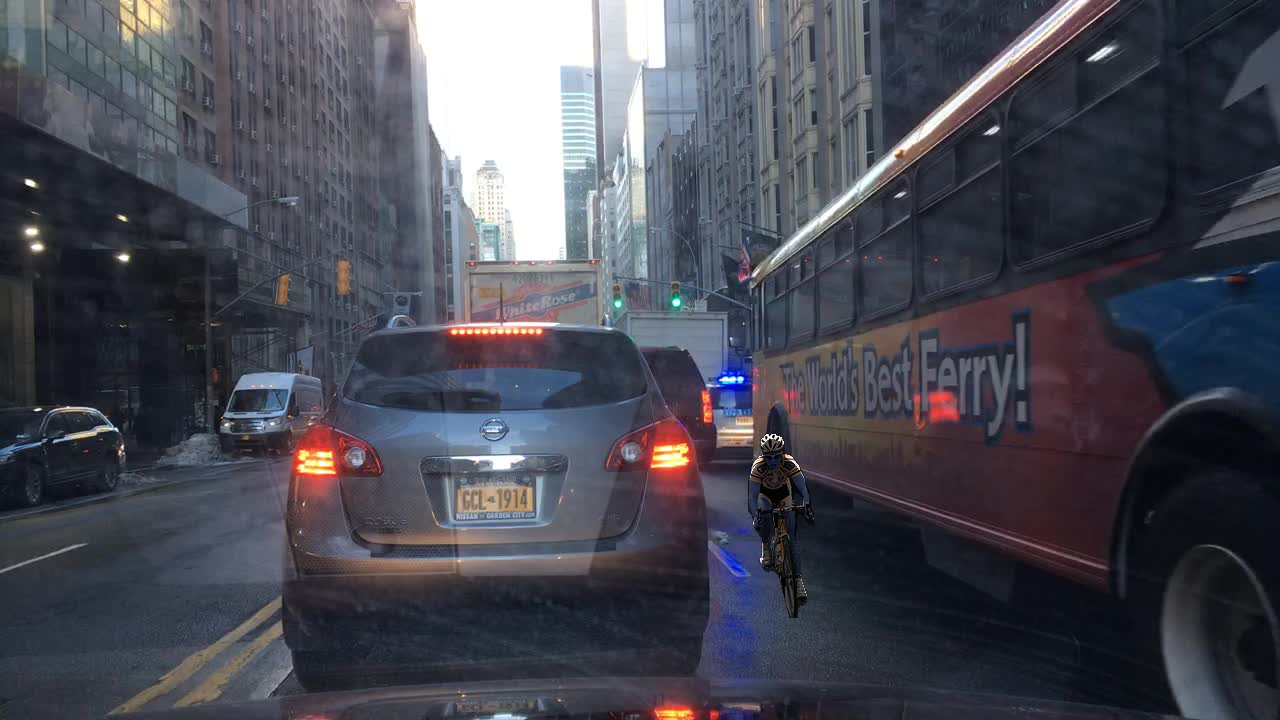
#> input picture road_augmentator/examples/blended/00091078-59817bb0_000000072984_bike_1336770_rider_1235124_blended.png, 1280 x 720 px
$ python -i placement_with_cv.py   (imports and definitions only)
#> lines starting #> are read from the running program, lines starting #| are printed output that depends on the picture
#> further down, picture is the input picture: shape (720, 1280, 3); mean B, G, R 84.1, 74.1, 73.1
import cv2
import numpy as np

def find_vanishing_point(img):
    gray = cv2.cvtColor(img, cv2.COLOR_BGR2GRAY)
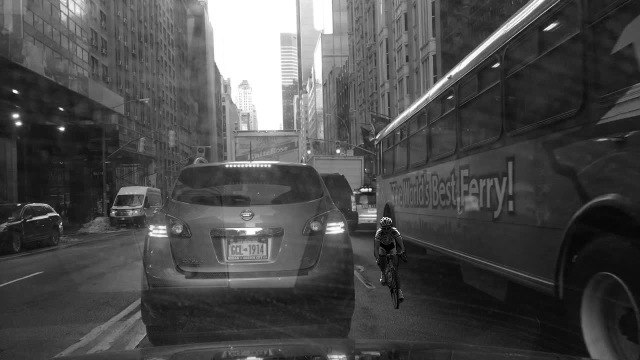
#> gray: shape (720, 1280) (shown at 1/2 size); min 0, max 255, mean 74.9
    edges = cv2.Canny(gray, 50, 150, apertureSize=3)
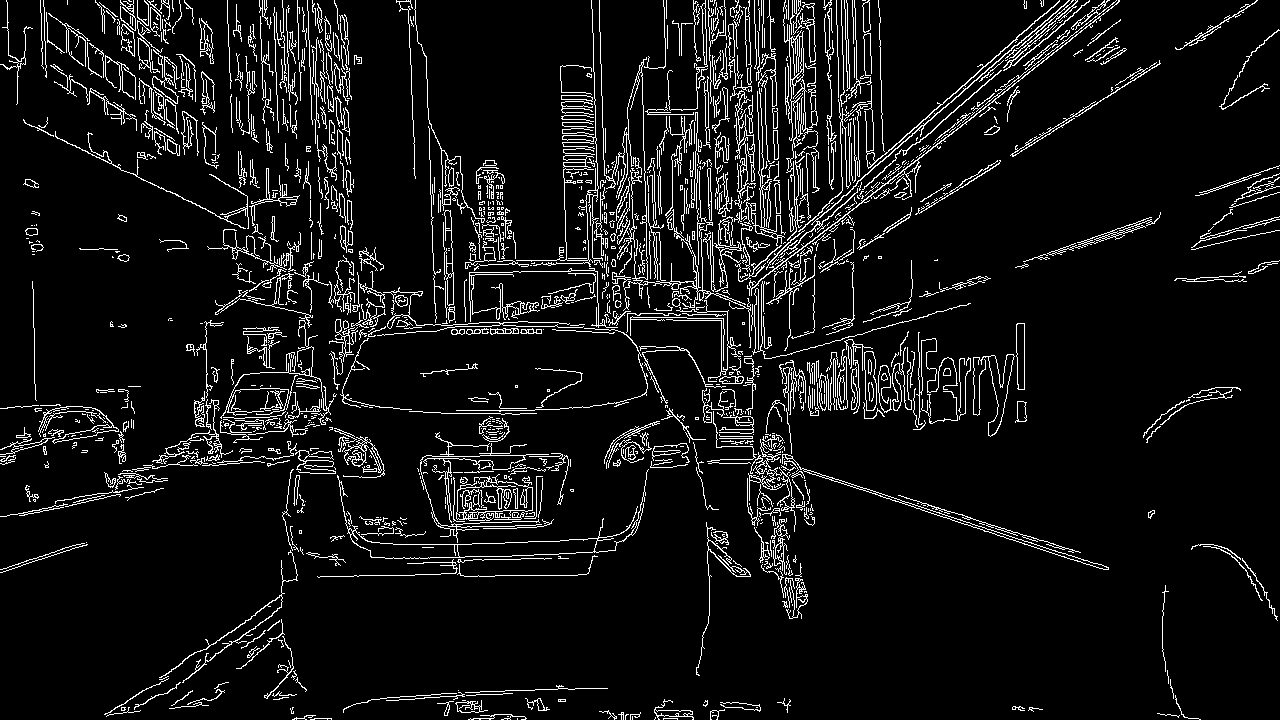
#> edges: shape (720, 1280); 7.5% white in thin lines or dots
    lines = cv2.HoughLinesP(edges, 1, np.pi/180, threshold=50, minLineLength=100, maxLineGap=10)
#> lines = 85 rows, first 6: [812, 241, 1119, 1], [1012, 156, 1160, 63], [822, 208, 1034, 23], [841, 197, 1038, 26], [769, 0, 774, 165], [749, 314, 870, 241]

    # Фильтруем линии, которые могут быть границами дороги
    road_lines = []
    for line in lines:
        x1, y1, x2, y2 = line[0]
        angle = np.arctan2(y2-y1, x2-x1) * 180/np.pi
        if abs(angle) > 10 and abs(angle) < 80:  # Отбираем наклонные линии
            road_lines.append(line[0])
#> this loop made 85 passes
#> (x1, y1, x2, y2, angle) on passes 1 to 8: (812, 241, 1119, 1, -38.02), (1012, 156, 1160, 63, -32.14), (822, 208, 1034, 23, -41.11), (841, 197, 1038, 26, -40.96), (769, 0, 774, 165, 88.26), (749, 314, 870, 241, -31.1), (687, 235, 815, 180, -23.25), (753, 452, 1108, 567, 17.95)
#> after the loop, road_lines = 58 items, first 6: [812, 241, 1119, 1], [1012, 156, 1160, 63], [822, 208, 1034, 23], [841, 197, 1038, 26], [749, 314, 870, 241], [687, 235, 815, 180]

    # Находим пересечения всех пар линий
    vanishing_points = []
    for i in range(len(road_lines)):
        for j in range(i+1, len(road_lines)):
            x1, y1, x2, y2 = road_lines[i]
            x3, y3, x4, y4 = road_lines[j]

            # Вычисляем точку пересечения
            denom = (x1-x2)*(y3-y4) - (y1-y2)*(x3-x4)
            if denom != 0:
                px = ((x1*y2-y1*x2)*(x3-x4) - (x1-x2)*(x3*y4-y3*x4)) / denom
                py = ((x1*y2-y1*x2)*(y3-y4) - (y1-y2)*(x3*y4-y3*x4)) / denom
                vanishing_points.append([px, py])
#> this loop made 58 passes
#> after the loop, vanishing_points = 1631 pairs, first value -1252207.3 to 134410.5, second value -45499.7 to 430201.3

    # Усредняем все точки пересечения
    if vanishing_points:
        vp = np.mean(vanishing_points, axis=0)
#> vp = [36.13, 472.6]
        return tuple(map(int, vp))
    return None

# [95 lines left out: functions get_road_placement_zone, calculate_object_size, place_object_on_road, find_horizon_line, not called in this run]

>>> import cv2
>>> picture = cv2.imread('../../examples/blended/00091078-59817bb0_000000072984_bike_1336770_rider_1235124_blended.png')
>>> result = find_vanishing_point(picture)
#> result = (36, 472)

$ run again, on road_augmentator/examples/blended/0027eed2-09c90000_000000016961_bike_130491_rider_215480_blended.png
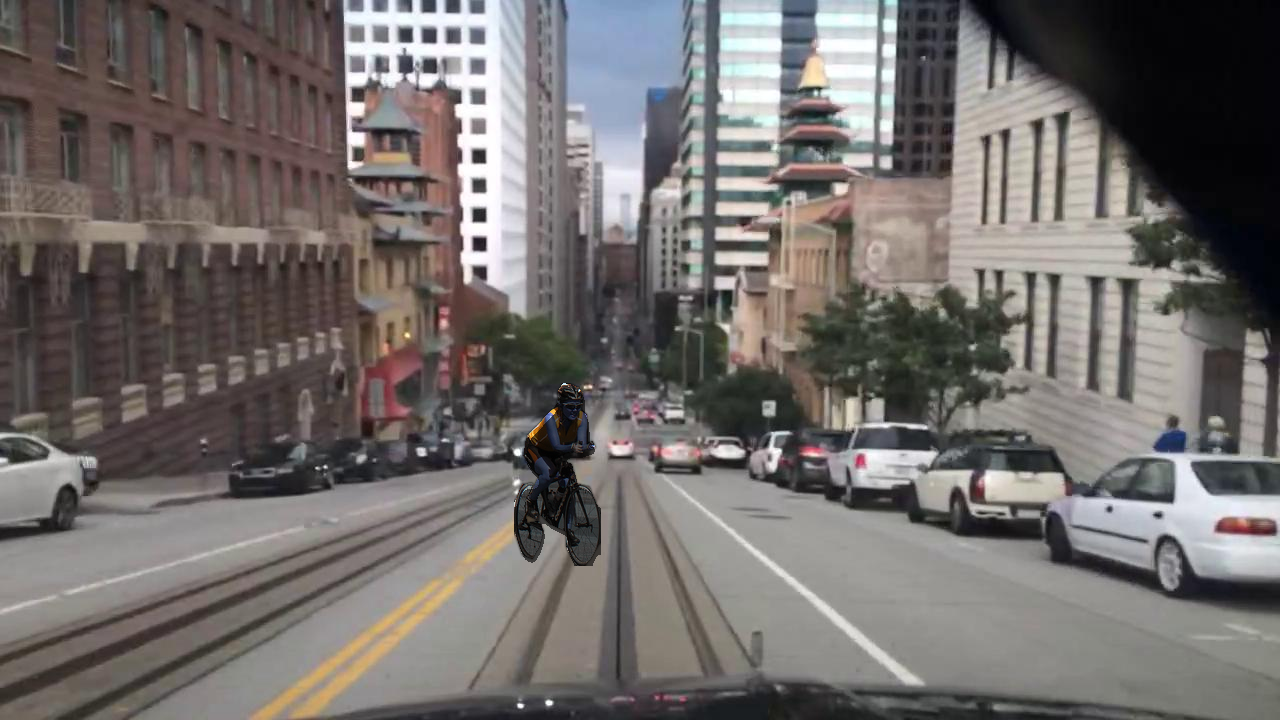
#> input picture road_augmentator/examples/blended/0027eed2-09c90000_000000016961_bike_130491_rider_215480_blended.png, 1280 x 720 px
#> picture is the input picture: shape (720, 1280, 3); mean B, G, R 107.2, 109.2, 114.1
#> in find_vanishing_point, `gray = cv2.cvtColor(img, cv2.COLOR_BGR2GRAY)`:
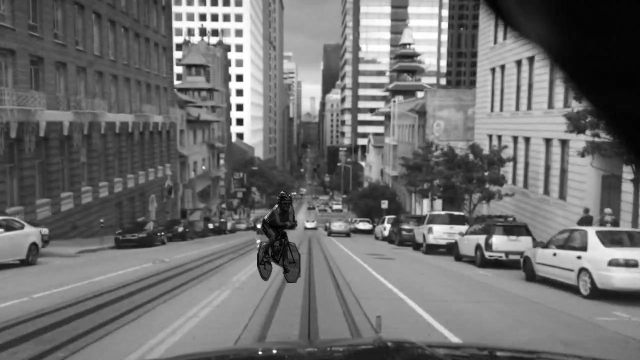
#> gray: shape (720, 1280) (shown at 1/2 size); min 0, max 255, mean 110.4
#> in find_vanishing_point, `edges = cv2.Canny(gray, 50, 150, apertureSize=3)`:
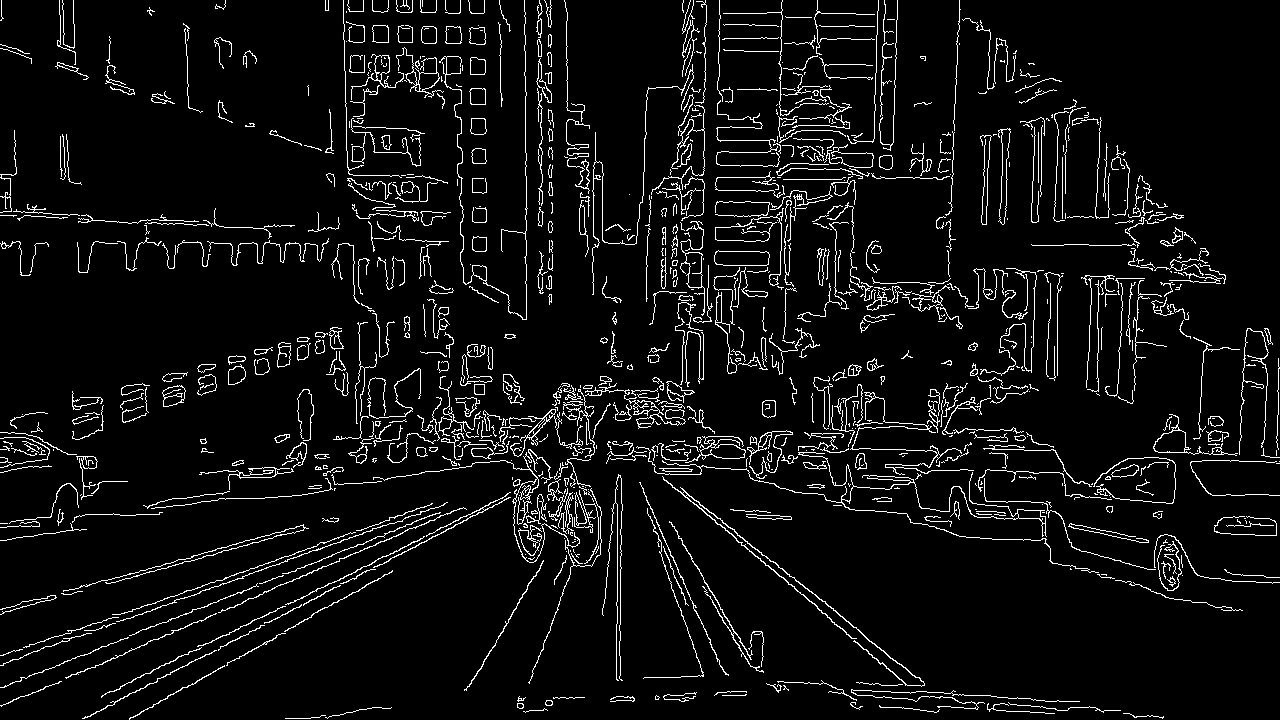
#> edges: shape (720, 1280); 5.9% white in thin lines or dots
#> lines = 49 rows, first 6: [105, 693, 426, 536], [51, 646, 447, 502], [2, 687, 358, 544], [761, 552, 940, 697], [111, 658, 274, 588], [0, 655, 316, 546]
#> the loop in find_vanishing_point, `for line in lines:` made 49 passes
#> (x1, y1, x2, y2, angle) on passes 1 to 8: (105, 693, 426, 536, -26.06), (51, 646, 447, 502, -19.98), (2, 687, 358, 544, -21.88), (761, 552, 940, 697, 39.01), (111, 658, 274, 588, -23.24), (0, 655, 316, 546, -19.03), (220, 646, 389, 560, -26.97), (760, 558, 920, 697, 40.98)
#> after the loop in find_vanishing_point, `for line in lines:`: road_lines = 30 items, first 6: [105, 693, 426, 536], [51, 646, 447, 502], [2, 687, 358, 544], [761, 552, 940, 697], [111, 658, 274, 588], [0, 655, 316, 546]
#> the loop in find_vanishing_point, `for i in range(len(road_lines)):` made 30 passes
#> after the loop in find_vanishing_point, `for i in range(len(road_lines)):`: vanishing_points = 435 pairs, first value -7604.3 to 2539.1, second value -534.1 to 3971.3
#> vp = [601.5, 444]
#> result = (601, 444)

$ run again, on road_augmentator/examples/blended/0027eed2-815a0000_000000035966_bike_1333988_rider_190085_blended.png
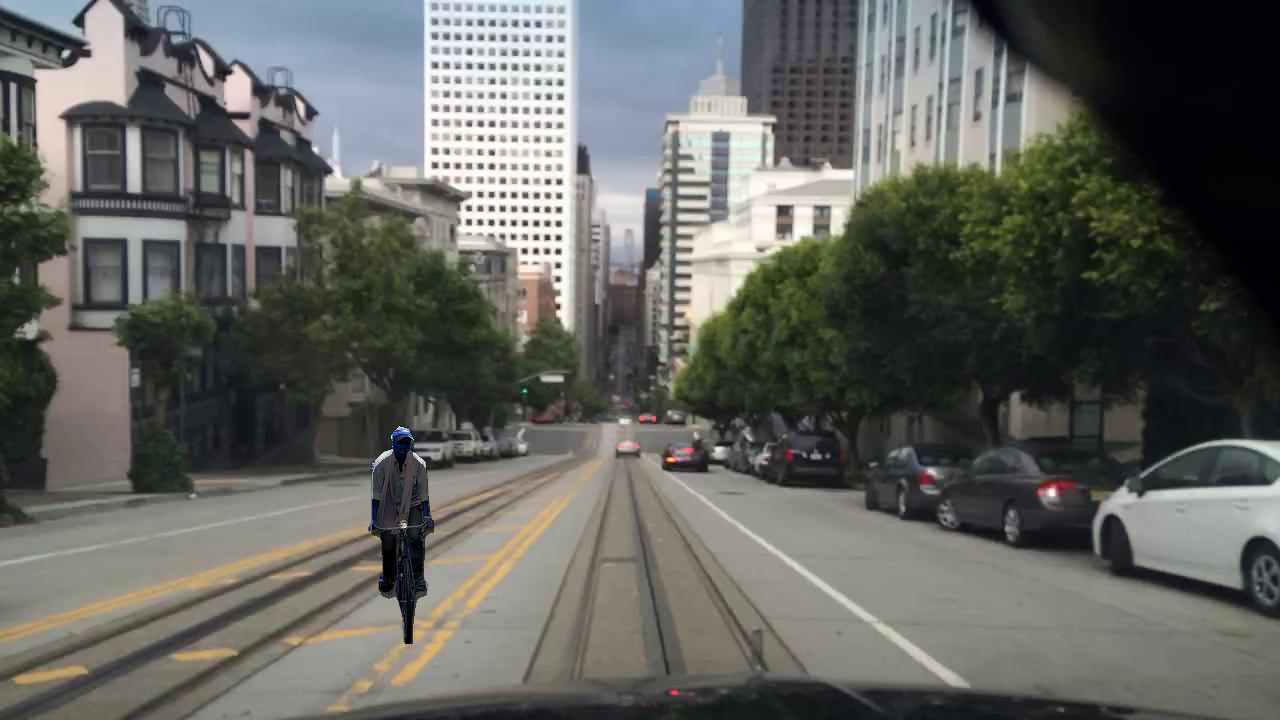
#> input picture road_augmentator/examples/blended/0027eed2-815a0000_000000035966_bike_1333988_rider_190085_blended.png, 1280 x 720 px
#> picture is the input picture: shape (720, 1280, 3); mean B, G, R 95.9, 100.4, 99.5
#> in find_vanishing_point, `gray = cv2.cvtColor(img, cv2.COLOR_BGR2GRAY)`:
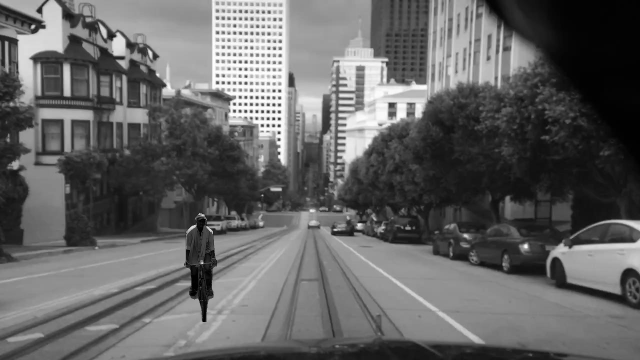
#> gray: shape (720, 1280) (shown at 1/2 size); min 0, max 255, mean 99.6
#> in find_vanishing_point, `edges = cv2.Canny(gray, 50, 150, apertureSize=3)`:
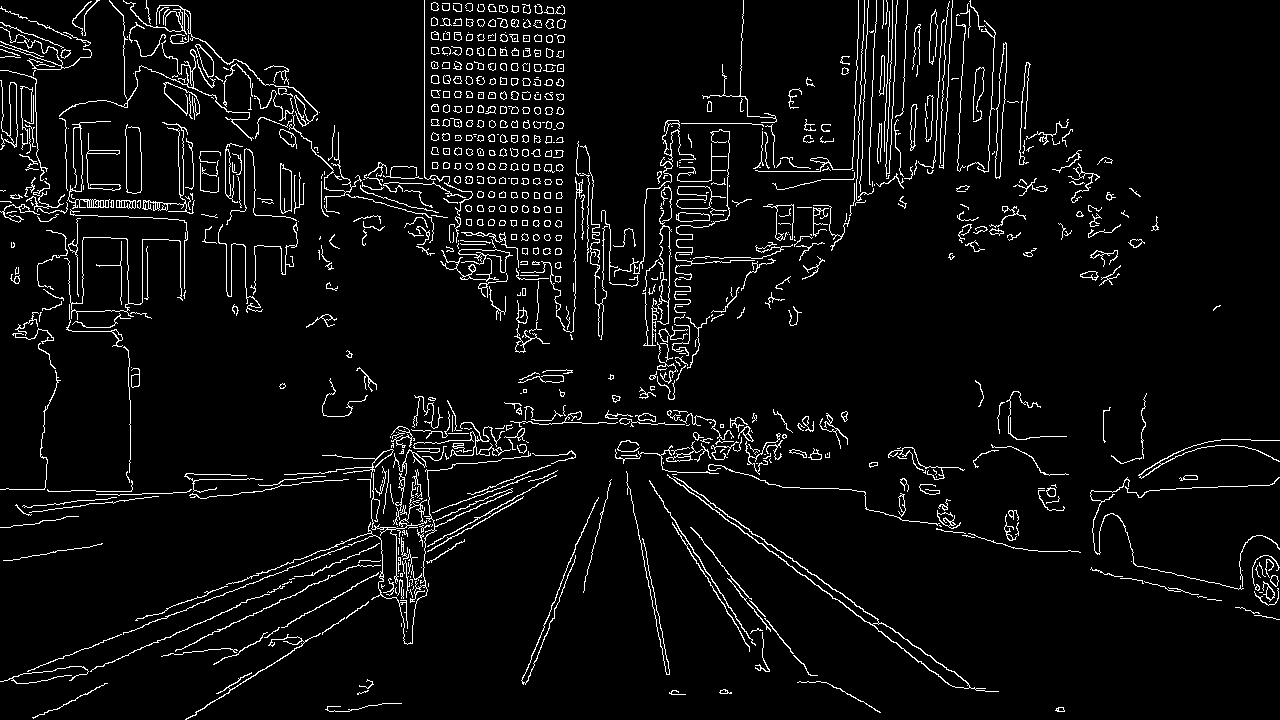
#> edges: shape (720, 1280); 5.1% white in thin lines or dots
#> lines = 67 rows, first 6: [662, 469, 978, 690], [230, 656, 351, 589], [421, 183, 561, 179], [22, 512, 158, 496], [669, 477, 883, 633], [69, 680, 291, 581]
#> the loop in find_vanishing_point, `for line in lines:` made 67 passes
#> (x1, y1, x2, y2, angle) on passes 1 to 8: (662, 469, 978, 690, 34.97), (230, 656, 351, 589, -28.97), (421, 183, 561, 179, -1.64), (22, 512, 158, 496, -6.71), (669, 477, 883, 633, 36.09), (69, 680, 291, 581, -24.03), (245, 585, 408, 522, -21.13), (630, 489, 666, 674, 78.99)
#> after the loop in find_vanishing_point, `for line in lines:`: road_lines = 28 items, first 6: [662, 469, 978, 690], [230, 656, 351, 589], [669, 477, 883, 633], [69, 680, 291, 581], [245, 585, 408, 522], [630, 489, 666, 674]
#> the loop in find_vanishing_point, `for i in range(len(road_lines)):` made 28 passes
#> after the loop in find_vanishing_point, `for i in range(len(road_lines)):`: vanishing_points = 377 pairs, first value -8068 to 7938.3, second value -2314.3 to 5011
#> vp = [668.3, 399.2]
#> result = (668, 399)
